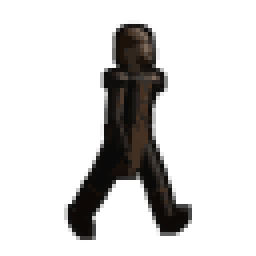
#> input picture assets/characters/fighter/blender_render_test/pixelart/frame_test.png, 64 x 64 px (shown 4 times larger); its folder holds only this picture in this run
$ python stylize_blender_renders_to_pixelart.py ../assets/characters/fighter/blender_render_test/pixelart
#> lines starting #> are read from the running program, lines starting #| are printed output that depends on the picture
"""Convert transparent-background Blender renders of the Fighter_Rig into
64x64 2D pixel-art game sprites.

The Blender 3D rig (`fighter.blend`, `Fighter_Rig` armature) exists only to
get deterministic, perfectly consistent joint angles/proportions for each
movement type (zero drift between frames, unlike per-frame AI regeneration).
The actual game asset must still be 2D pixel art, so this script takes the
clean, already-correct 3D renders and converts them to pixel art via
supersampled downscale + palette quantization - a fully deterministic
image-processing step, no AI involved.

Note: Batch processing is not atomic. If an error occurs during processing of
subsequent files, previously written sprites remain in the output directory.

Usage:
    python tooling/stylize_blender_renders_to_pixelart.py <input_dir> [--output-dir DIR] [--size 64] [--colors 24]
"""

from __future__ import annotations

import argparse
from pathlib import Path
import sys

from PIL import Image, ImageChops, ImageFilter

DEFAULT_SIZE = 64
DEFAULT_COLORS = 24
MIN_COLORS = 2
MAX_COLORS = 256
OUTLINE_COLOR = (12, 10, 9)


def add_outline(image: Image.Image) -> Image.Image:
    # 1px dilation of the alpha mask: the ring it adds is exactly where the
    # outline goes, so the silhouette reads clearly even at 64x64.
    alpha = image.getchannel("A")
    dilated = alpha.filter(ImageFilter.MaxFilter(3))
    ring = ImageChops.subtract(dilated, alpha)
    outline_layer = Image.new("RGBA", image.size, (*OUTLINE_COLOR, 255))
    result = Image.composite(outline_layer, image, ring)
    result.putalpha(dilated)
    return result


def stylize(source_path: Path, size: int, colors: int) -> Image.Image:
#> called with size = 64, colors = 24
    with Image.open(source_path) as opened:
#> opened is the input picture: PIL image 64x64 RGBA; mean R, G, B, A 5, 4, 3.3, 44.4
        source = opened.convert("RGBA")
    # Render resolution is deliberately higher than the target sprite size
    # (anti-aliased 3D render); a box filter supersamples it down cleanly,
    # same technique already used for the game's other sprite sheets.
    downscaled = source.resize((size, size), Image.Resampling.BOX)

    alpha = downscaled.getchannel("A")
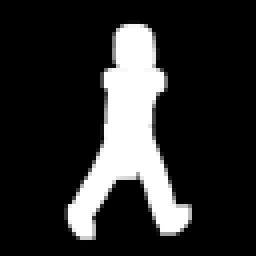
#> alpha: PIL image 64x64 L (shown 4 times larger); min 0, max 255, mean 44.4
    rgb = downscaled.convert("RGB")
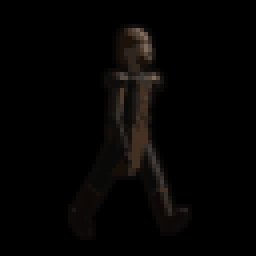
#> rgb: PIL image 64x64 RGB (shown 4 times larger); mean R, G, B 5, 4, 3.3
    # Quantize to a small palette for a retro look; quantizing drags fully
    # transparent pixels' RGB into the palette too, so the alpha mask is
    # captured first and reapplied verbatim afterward - palette locking must
    # never change the silhouette.
    quantized = rgb.quantize(
        colors=colors, method=Image.Quantize.MEDIANCUT, dither=Image.Dither.NONE
    )
    result = quantized.convert("RGBA")
    result.putalpha(alpha)
    return add_outline(result)
#> in add_outline, `dilated = alpha.filter(ImageFilter.MaxFilter(3))`:
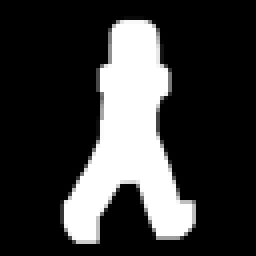
#> dilated: PIL image 64x64 L (shown 4 times larger); min 0, max 255, mean 57.7
#> in add_outline, `ring = ImageChops.subtract(dilated, alpha)`:
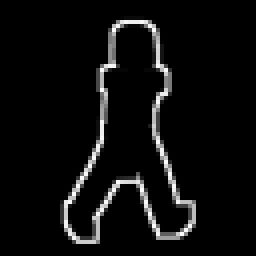
#> ring: PIL image 64x64 L (shown 4 times larger); min 0, max 254, mean 13.3
#> in add_outline, `result = Image.composite(outline_layer, image, ring)`:
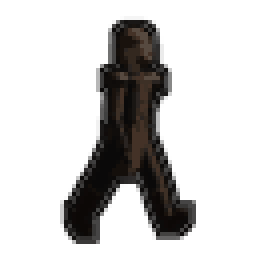
#> result: PIL image 64x64 RGBA (shown 4 times larger); mean R, G, B, A 5.5, 4.4, 3.6, 55.8; transparent parts drawn white
#> in add_outline, `result.putalpha(dilated)`:
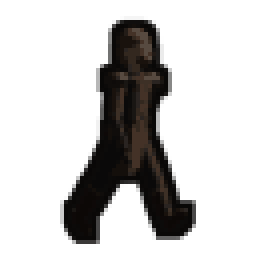
#> result: PIL image 64x64 RGBA (shown 4 times larger); mean R, G, B, A 5.5, 4.4, 3.6, 57.7; transparent parts drawn white


def main() -> None:
    parser = argparse.ArgumentParser(description=__doc__)
    parser.add_argument("input_dir", type=Path)
    parser.add_argument("--output-dir", type=Path, default=None)
    parser.add_argument("--size", type=int, default=DEFAULT_SIZE)
    parser.add_argument("--colors", type=int, default=DEFAULT_COLORS)
    args = parser.parse_args()

    if not args.input_dir.exists():
        sys.stderr.write(f"Error: Input directory does not exist: {args.input_dir}\n")
        sys.exit(1)
    if not args.input_dir.is_dir():
        sys.stderr.write(f"Error: Input path is not a directory: {args.input_dir}\n")
        sys.exit(1)

    if args.size <= 0:
        sys.stderr.write(f"Error: Target sprite size must be positive, got {args.size}\n")
        sys.exit(1)

    if args.colors < MIN_COLORS or args.colors > MAX_COLORS:
        sys.stderr.write(
            f"Error: Palette color count must be between {MIN_COLORS} and {MAX_COLORS}, got {args.colors}\n"
        )
        sys.exit(1)

    source_paths = sorted(args.input_dir.glob("*.png"))
    if not source_paths:
        sys.stderr.write(f"Error: No .png files found in input directory: {args.input_dir}\n")
        sys.exit(1)

    output_dir = args.output_dir or (args.input_dir / "pixelart")
    try:
        output_dir.mkdir(parents=True, exist_ok=True)
    except OSError as exc:
        sys.stderr.write(f"Error: Failed to create output directory {output_dir}: {exc}\n")
        sys.exit(1)

    for source_path in source_paths:
        try:
            sprite = stylize(source_path, args.size, args.colors)
        except Exception as exc:
            sys.stderr.write(f"Error: Failed to stylize image {source_path}: {exc}\n")
            sys.exit(1)

        try:
            sprite.save(output_dir / source_path.name)
        except OSError as exc:
            sys.stderr.write(
                f"Error: Failed to write sprite {output_dir / source_path.name}: {exc}\n"
            )
            sys.exit(1)

    print(f"Wrote {len(source_paths)} pixel-art sprite(s) to {output_dir}")


if __name__ == "__main__":
    main()
